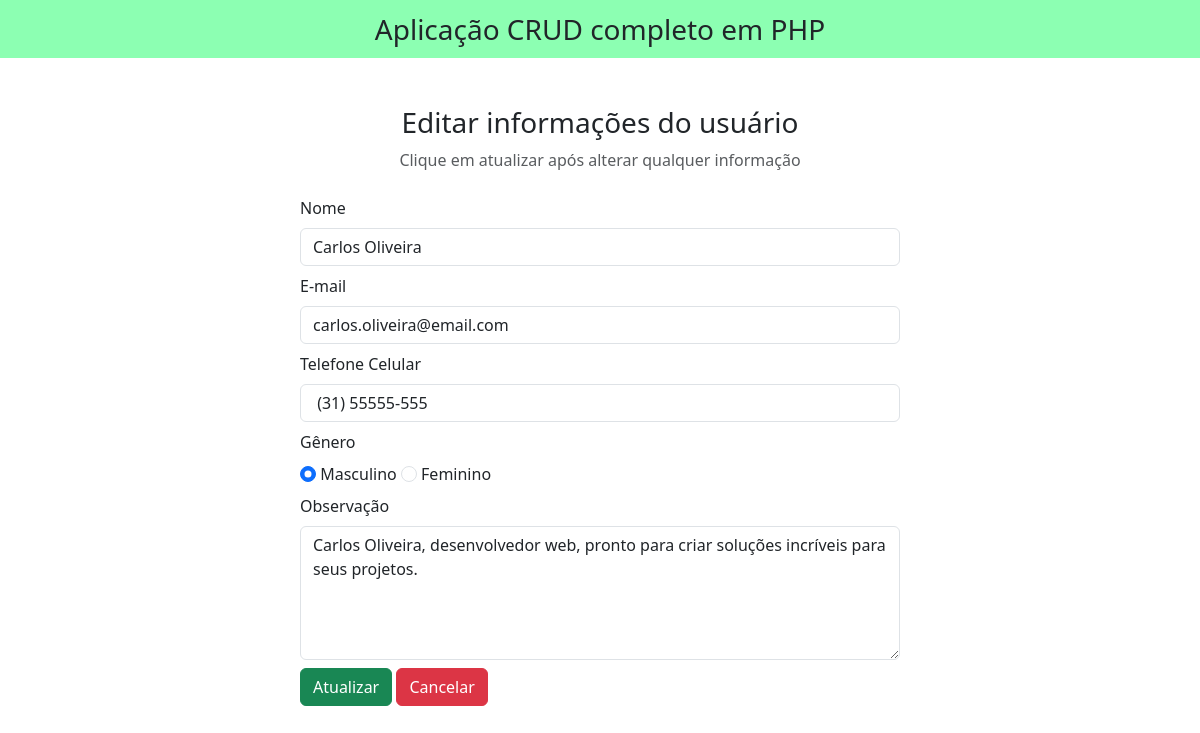
The app's page /edit.php?id=4 with its own data.
### tables this page shows
CREATE TABLE `cadastro_usuario` (
  `id` int(10) NOT NULL,
  `nome_sobrenome` varchar(100) DEFAULT NULL,
  `email` varchar(256) NOT NULL,
  `genero` varchar(100) NOT NULL,
  `obs` varchar(1000) NOT NULL,
  `wpp` varchar(15) DEFAULT NULL
);

### edit.php (the view, shortened to what this page needs)
<?php
include "db_conn.php";
?>
<!DOCTYPE html>
<html lang="pt-BR">
<head>
    <link href="https://cdn.jsdelivr.net/npm/bootstrap@5.3.2/dist/css/bootstrap.min.css" rel="stylesheet">
    <link rel="stylesheet" href="https://cdnjs.cloudflare.com/ajax/libs/font-awesome/6.4.2/css/all.min.css" />
</head>
<body>
    <nav class="navbar navbar-light justify-content-center fs-3 mb-5" style="background-color: #00ff5573;">
    Aplicação CRUD completo em PHP
    </nav>
    <div class="container">
        <div class="text-center mb-4">
            <h3>Editar informações do usuário</h3>
            <p class="text-muted">Clique em atualizar após alterar qualquer informação</p>
        </div>
        <?php
        $id = $_GET['id'];
        $sql = "SELECT * FROM `cadastro_usuario` WHERE id = $id LIMIT 1";
        $result = mysqli_query($conn, $sql);
        $row = mysqli_fetch_assoc($result);
        ?>
        <div class="container d-flex justify-content-center">
            <form action="" method="post" style="width:50vw; min-width:300px">
                <div class="row">
                    <div class="col">
                        <label class="form-label">Nome</label>
                        <input type="text" class="form-control" name="nome_sobrenome" value="<?php echo $row['nome_sobrenome'] ?>">
                    </div>
                    <div>
                        <label class="form-label mt-2">E-mail</label>
                        <input type="email" class="form-control" name="email" value="<?php echo $row['email'] ?>">
                    </div>
                    <div>
                    <label class="form-label mt-2">Telefone Celular</label>
                    <input type="tel" class="form-control" name="wpp" value="<?php echo $row['wpp'] ?>">
                </div>
                <label class="form-label mt-2">Gênero</label>
                    <div class="form-group">
                        <input type="radio" class="form-check-input" name="genero" id="masc" value="Masc."<?php echo ($row['genero']=='Masc.')?"checked":""; ?>>
                        <label for="masc" class="form-input-label">Masculino</label>
                        <input type="radio" class="form-check-input" name="genero" id="fem" value="Fem."<?php echo ($row['genero']=='Fem.')?"checked":""; ?>>
                        <label for="fem" class="form-input-label">Feminino</label>
                    </div>
                    <div>
                        <label class="form-label mt-2">Observação</label>
                        <textarea class="form-control" id="obs" name="obs" rows="5" cols="50" ><?php echo $row['obs']?></textarea>
                    </div>
                    <div class="mt-2">
                        <button type="submit" class="btn btn-success" name="submit">Atualizar</button>
                        <a href="index.php" class="btn btn-danger">Cancelar</a>
                    </div>
            </form>
        </div>
    </div>
</body>
</html>

### records on screen
cadastro_usuario: nome_sobrenome "Carlos Oliveira", email "carlos.oliveira@email.com", wpp "(31) 55555-555", genero "☑ Masculino", genero "☐ Feminino", obs "Carlos Oliveira, desenvolvedor web, pronto para criar soluções incríveis para seus projetos."
